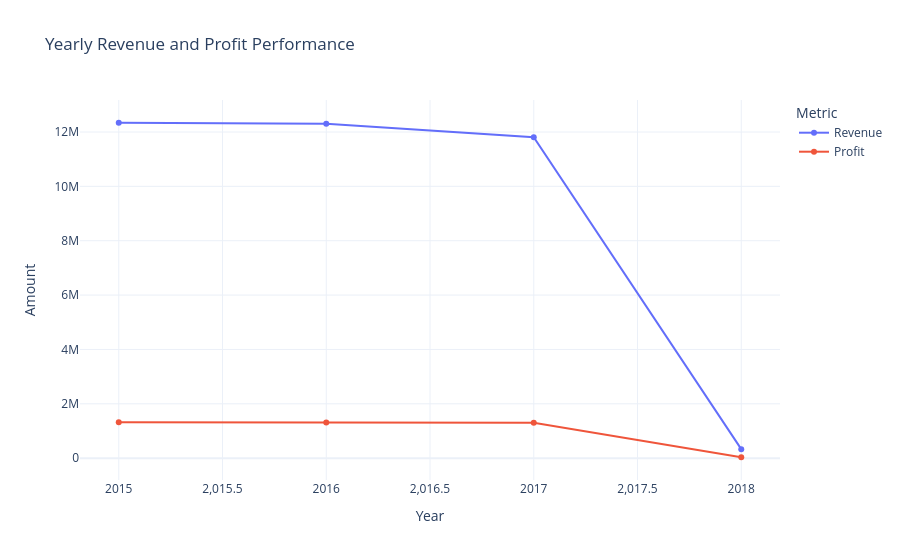

This figure's notebook cell:
### Code cell
fig = px.line(
    yearly_performance,
    x="Order Year",
    y=["Revenue", "Profit"],
    markers=True,
    title="Yearly Revenue and Profit Performance",
    labels={
        "value": "Amount",
        "Order Year": "Year",
        "variable": "Metric"
    }
)

fig.update_layout(
    template="plotly_white",
    hovermode="x unified"
)

fig.show()

### Figure 1 — Plotly figure (JSON) as saved in the notebook; plotly's stock layout.template omitted (floating-point values rounded to 4 significant figures)
{"data": [{"hovertemplate": "Metric=Revenue<br>Year=%{x}<br>Amount=%{y}<extra></extra>", "legendgroup": "Revenue", "line": {"color": "#636efa", "dash": "solid"}, "marker": {"symbol": "circle"}, "mode": "lines+markers", "name": "Revenue", "orientation": "v", "showlegend": true, "type": "scatter", "x": [2015, 2016, 2017, 2018], "xaxis": "x", "y": [12340000.0, 12300000.0, 11810000.0, 331700.0], "yaxis": "y"}, {"hovertemplate": "Metric=Profit<br>Year=%{x}<br>Amount=%{y}<extra></extra>", "legendgroup": "Profit", "line": {"color": "#EF553B", "dash": "solid"}, "marker": {"symbol": "circle"}, "mode": "lines+markers", "name": "Profit", "orientation": "v", "showlegend": true, "type": "scatter", "x": [2015, 2016, 2017, 2018], "xaxis": "x", "y": [1319000.0, 1310000.0, 1304000.0, 33840.0], "yaxis": "y"}], "layout": {"hovermode": "x unified", "legend": {"title": {"text": "Metric"}, "tracegroupgap": 0}, "title": {"text": "Yearly Revenue and Profit Performance"}, "xaxis": {"anchor": "y", "domain": [0, 1], "title": {"text": "Year"}}, "yaxis": {"anchor": "x", "domain": [0, 1], "title": {"text": "Amount"}}}}
